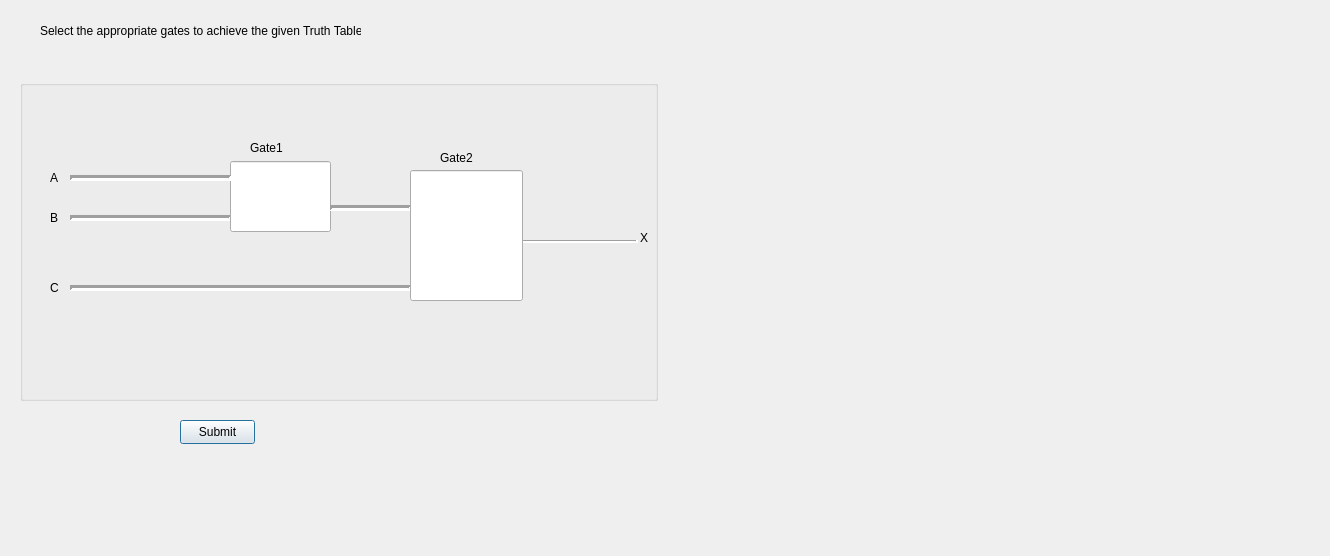
<?xml version="1.0" encoding="UTF-8"?>
<ui version="4.0">
 <class>DigitalLevel1</class>
 <widget class="QDialog" name="DigitalLevel1">
  <property name="geometry">
   <rect>
    <x>0</x>
    <y>0</y>
    <width>1330</width>
    <height>556</height>
   </rect>
  </property>
  <property name="windowTitle">
   <string>Dialog</string>
  </property>
  <widget class="QPushButton" name="submitDigitalLevel1">
   <property name="geometry">
    <rect>
     <x>180</x>
     <y>420</y>
     <width>75</width>
     <height>24</height>
    </rect>
   </property>
   <property name="text">
    <string>Submit</string>
   </property>
  </widget>
  <widget class="QLabel" name="label">
   <property name="geometry">
    <rect>
     <x>40</x>
     <y>0</y>
     <width>321</width>
     <height>61</height>
    </rect>
   </property>
   <property name="text">
    <string>Select the appropriate gates to achieve the given Truth Table</string>
   </property>
  </widget>
  <widget class="QWidget" name="">
   <property name="geometry">
    <rect>
     <x>20</x>
     <y>80</y>
     <width>1281</width>
     <height>321</height>
    </rect>
   </property>
   <layout class="QHBoxLayout" name="horizontalLayout">
    <item>
     <widget class="QGroupBox" name="groupBox">
      <property name="title">
       <string/>
      </property>
      <widget class="Line" name="line_5">
       <property name="geometry">
        <rect>
         <x>500</x>
         <y>160</y>
         <width>118</width>
         <height>3</height>
        </rect>
       </property>
       <property name="lineWidth">
        <number>3</number>
       </property>
       <property name="orientation">
        <enum>Qt::Horizontal</enum>
       </property>
      </widget>
      <widget class="Line" name="line_2">
       <property name="geometry">
        <rect>
         <x>50</x>
         <y>130</y>
         <width>161</width>
         <height>16</height>
        </rect>
       </property>
       <property name="lineWidth">
        <number>3</number>
       </property>
       <property name="orientation">
        <enum>Qt::Horizontal</enum>
       </property>
      </widget>
      <widget class="QLabel" name="label_2">
       <property name="geometry">
        <rect>
         <x>30</x>
         <y>90</y>
         <width>16</width>
         <height>16</height>
        </rect>
       </property>
       <property name="text">
        <string>A</string>
       </property>
      </widget>
      <widget class="QLabel" name="Level1Gate1">
       <property name="geometry">
        <rect>
         <x>230</x>
         <y>60</y>
         <width>49</width>
         <height>16</height>
        </rect>
       </property>
       <property name="text">
        <string>Gate1</string>
       </property>
      </widget>
      <widget class="QLabel" name="label_3">
       <property name="geometry">
        <rect>
         <x>30</x>
         <y>130</y>
         <width>16</width>
         <height>16</height>
        </rect>
       </property>
       <property name="text">
        <string>B</string>
       </property>
      </widget>
      <widget class="QLineEdit" name="gate1">
       <property name="geometry">
        <rect>
         <x>210</x>
         <y>81</y>
         <width>101</width>
         <height>71</height>
        </rect>
       </property>
      </widget>
      <widget class="Line" name="line_4">
       <property name="geometry">
        <rect>
         <x>310</x>
         <y>120</y>
         <width>81</width>
         <height>16</height>
        </rect>
       </property>
       <property name="lineWidth">
        <number>3</number>
       </property>
       <property name="orientation">
        <enum>Qt::Horizontal</enum>
       </property>
      </widget>
      <widget class="Line" name="line_3">
       <property name="geometry">
        <rect>
         <x>50</x>
         <y>200</y>
         <width>341</width>
         <height>16</height>
        </rect>
       </property>
       <property name="lineWidth">
        <number>3</number>
       </property>
       <property name="orientation">
        <enum>Qt::Horizontal</enum>
       </property>
      </widget>
      <widget class="QLabel" name="label_5">
       <property name="geometry">
        <rect>
         <x>620</x>
         <y>150</y>
         <width>21</width>
         <height>16</height>
        </rect>
       </property>
       <property name="text">
        <string>X</string>
       </property>
      </widget>
      <widget class="Line" name="line">
       <property name="geometry">
        <rect>
         <x>50</x>
         <y>90</y>
         <width>161</width>
         <height>16</height>
        </rect>
       </property>
       <property name="lineWidth">
        <number>3</number>
       </property>
       <property name="orientation">
        <enum>Qt::Horizontal</enum>
       </property>
      </widget>
      <widget class="QLineEdit" name="gate2">
       <property name="geometry">
        <rect>
         <x>390</x>
         <y>90</y>
         <width>113</width>
         <height>131</height>
        </rect>
       </property>
      </widget>
      <widget class="QLabel" name="Level1Gate2">
       <property name="geometry">
        <rect>
         <x>420</x>
         <y>70</y>
         <width>49</width>
         <height>16</height>
        </rect>
       </property>
       <property name="text">
        <string>Gate2</string>
       </property>
      </widget>
      <widget class="QLabel" name="label_4">
       <property name="geometry">
        <rect>
         <x>30</x>
         <y>200</y>
         <width>16</width>
         <height>16</height>
        </rect>
       </property>
       <property name="text">
        <string>C</string>
       </property>
      </widget>
     </widget>
    </item>
    <item>
     <widget class="QLabel" name="tableLevel1">
      <property name="text">
       <string/>
      </property>
      <property name="pixmap">
       <pixmap resource="res.qrc">:/images/TableLevel1.JPG</pixmap>
      </property>
     </widget>
    </item>
   </layout>
  </widget>
 </widget>
 <resources>
  <include location="res.qrc"/>
 </resources>
 <connections/>
</ui>
